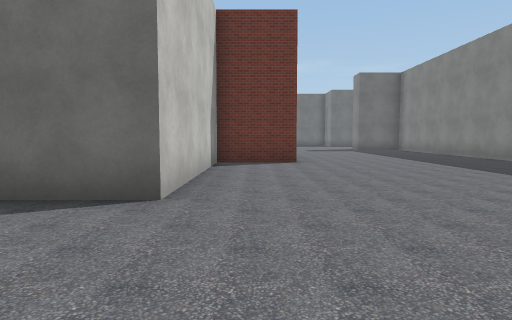
view 1 (above)

24 first-person views from a walk through a scene from a Unity 3-D project. The camera is 1.3 m above the floor, tilts 4° down and sees 75° across. The floor is counted in squares, 2 m on a side. Each view is taken from the middle of a square. On the plan, view 1 faces up. The plan holds only what a view shows up to about 10 squares ahead; the rest is blank. The place goes on beyond the plan. Some animated figures are left out. Some surface patterns are stand-ins.

view 2
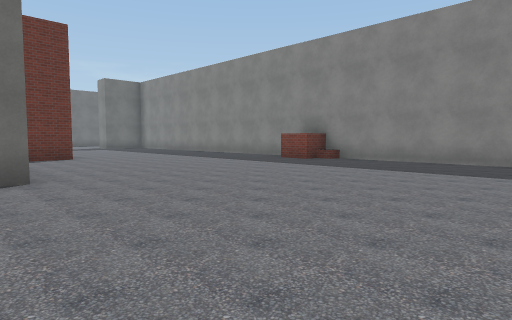

view 3
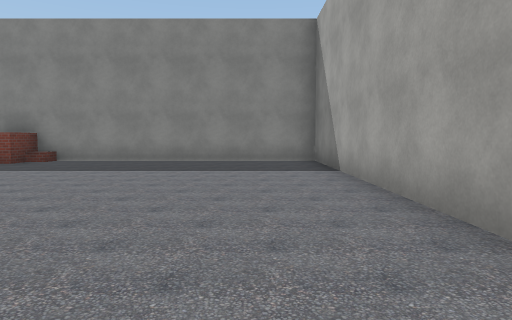

view 4
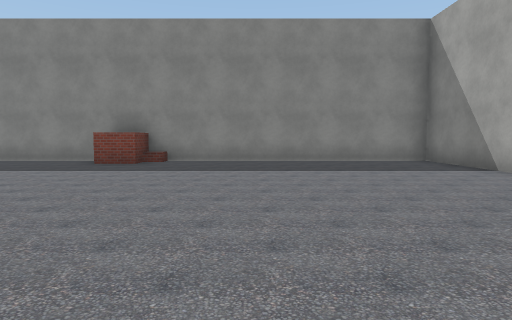

view 5
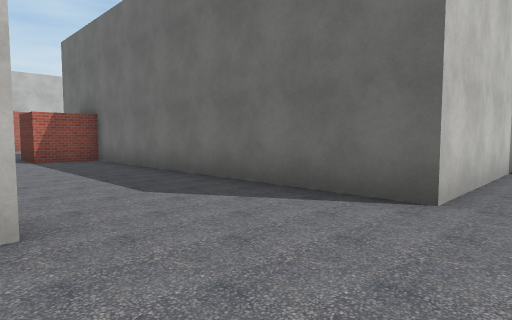

view 6
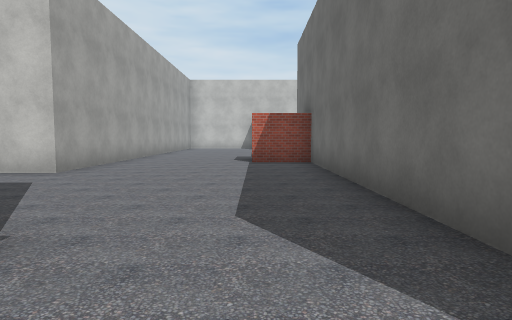

view 7
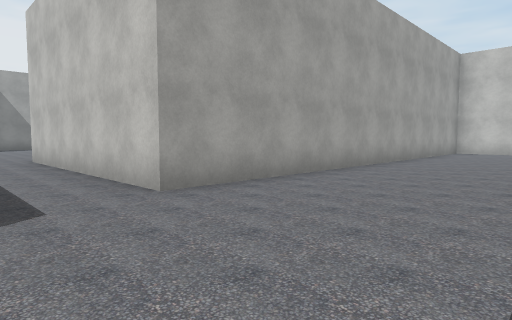

view 8
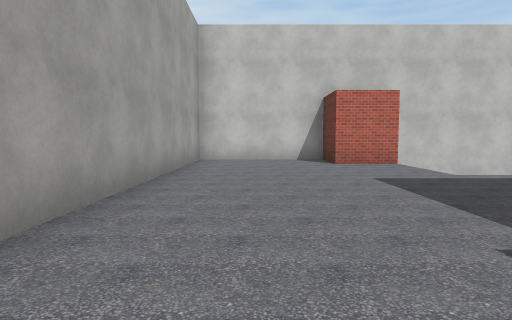

view 9
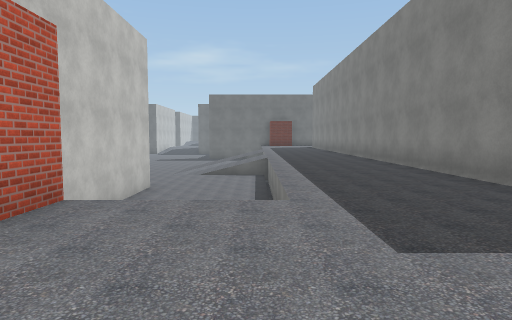

view 10
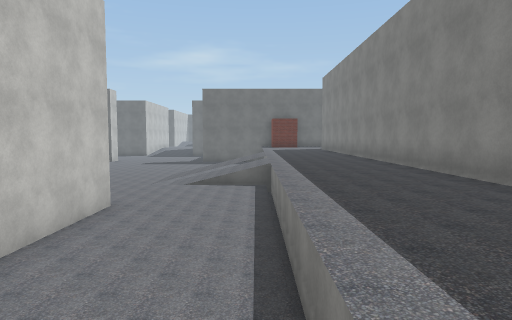

view 11
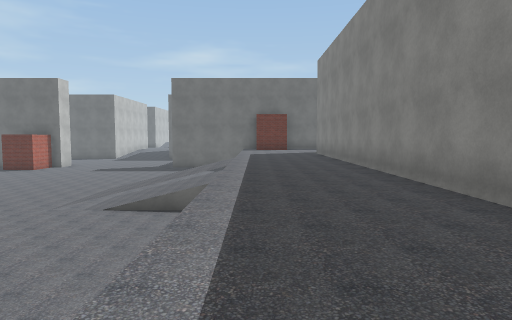

view 12
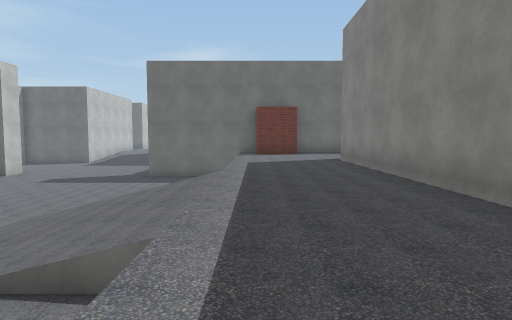

view 13
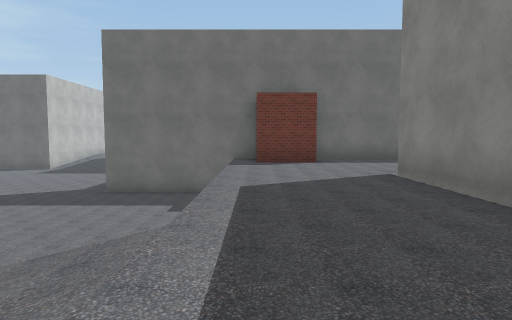

view 14
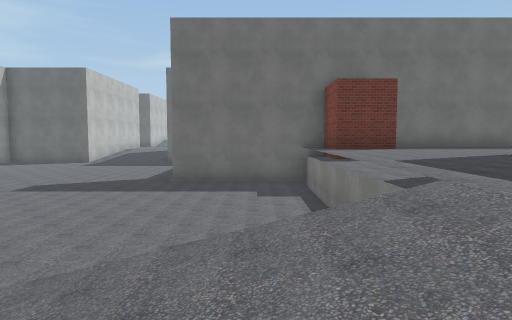

view 15
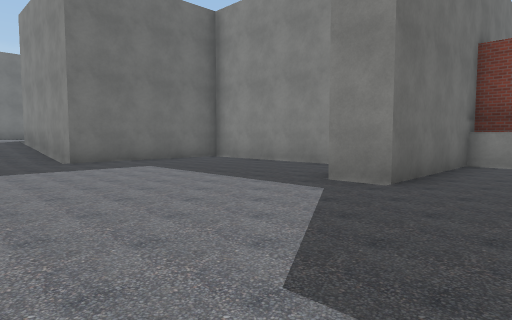

view 16
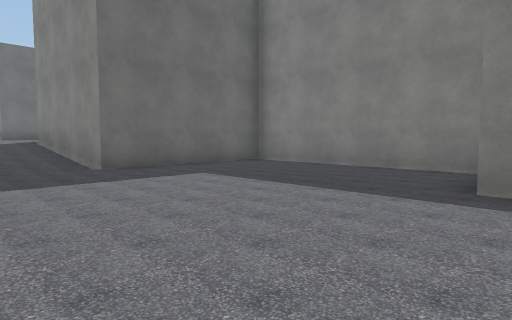

view 17
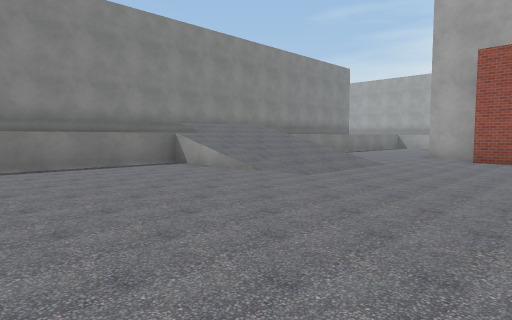

view 18
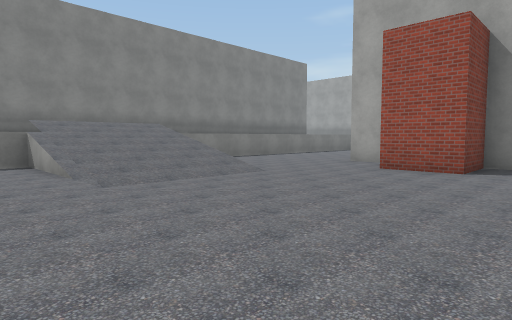

view 19
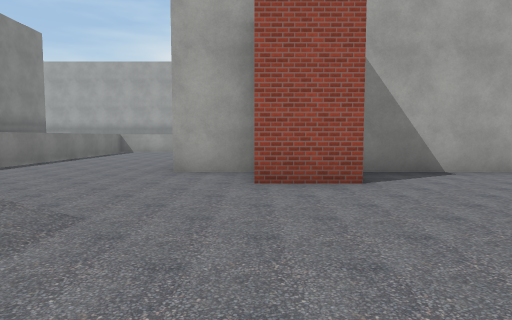

view 20
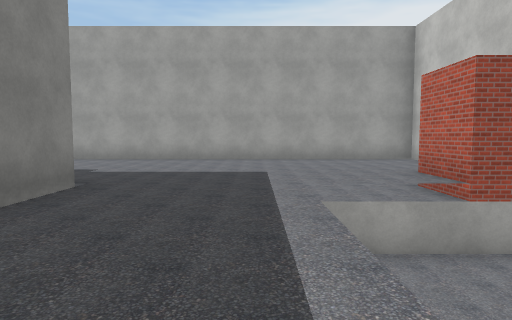

view 21
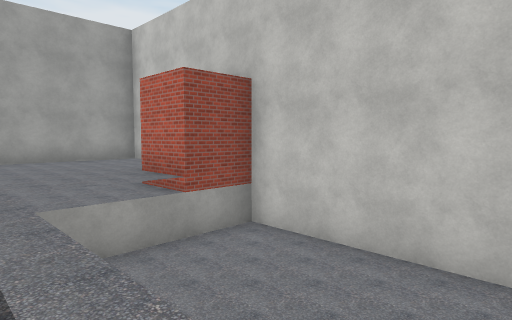

view 22
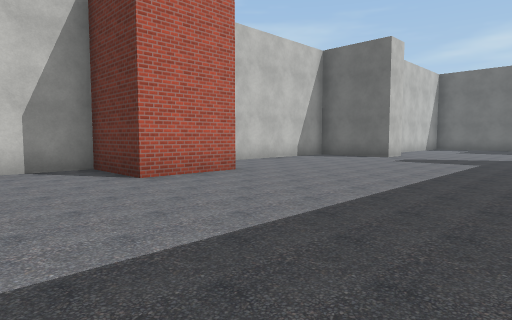

view 23
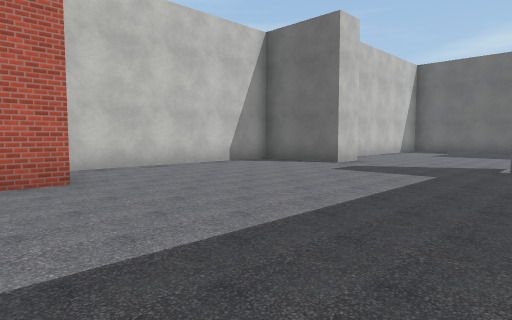

view 24
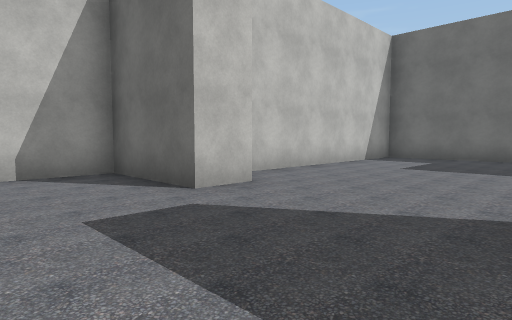

### Floor plan
Key: @ floor where view 1 was taken; # wall or solid block; . main floor; - floor 1.75 m lower than the main floor; _ floor 2 m lower than the main floor; / step, stairs or slope; ^ raised ledge.
Columns run from 24 left of view 1 to 7 right of it. Each row starts with its distance up from view 1.
 33  --#
 32  __#####
 31  ______#
 30  ______#
 29 _______#
 28 _______#
 27 _______#
 26 _____###
 25 _____###########        #####
 24 _________##....         #....
 23 _________.....          #....
 22  ________....           #....
 21  ________...#           #....
 20  ________...#           #.....
 19 _________...#           #.....
 18 _________...#           #.....
 17 _____////...#          ###....
 16 _____////...#          #......
 15 _____////...#          #......
 14 _________...#          #......
 13 _________...#          #.......
 12 __##_____...#          #.......
 11 #####____...#          #.......
 10     #____...#          # #.....#
  9     #____...#          ###.....#
  8     #____...#          #.......#
  7     #____...#          #.......#
  6     #____...#          #.......#
  5     #____...#          #......^^
  4     #____...# ##########......^^
  3     ###...... #................#
  2     ###......##................#
  1     #..........................#
  0     #................#..@......#
 -1     #................ .........#
 -2     ##############..  .........#
 -3                  #.    ........#
 -4                  #.     ########
 -5                  #.
 -6                  #.
 -7                  #.
 -8                  #.

Where each view was taken, in squares from view 1:
view 1: 0 up, 0 right, facing up
view 2: 2 down, 2 left, facing up-right
view 3: 2 down, 2 left, facing right
view 4: 1 up, 2 left, facing right
view 5: 0 up, 0 right, facing up-left
view 6: 2 up, 1 left, facing left
view 7: 2 up, 5 left, facing down-left
view 8: 0 up, 10 left, facing left
view 9: 0 up, 16 left, facing up
view 10: 3 up, 16 left, facing up
view 11: 7 up, 15 left, facing up
view 12: 11 up, 15 left, facing up
view 13: 15 up, 15 left, facing up
view 14: 15 up, 17 left, facing up
view 15: 23 up, 24 left, facing up-right
view 16: 25 up, 24 left, facing up-right
view 17: 22 up, 23 left, facing down-right
view 18: 19 up, 24 left, facing down-right
view 19: 17 up, 21 left, facing down
view 20: 8 up, 15 left, facing down
view 21: 8 up, 15 left, facing down-left
view 22: 6 up, 6 right, facing up-left
view 23: 9 up, 6 right, facing up-left
view 24: 14 up, 5 right, facing up-left
